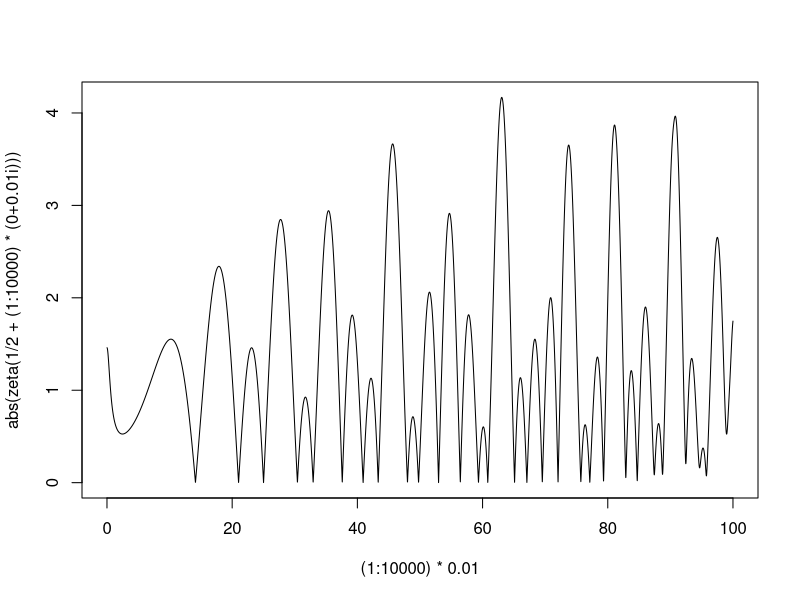

The R script that drew this image:
## ---- chunk 1
library(pracma)
zeta(2i)
zeta(1+1i)
zeta(-1+1i)
## ---- chunk 2
plot((1:10000)*0.01, abs(zeta(1/2 + (1:10000)*0.01i)),type='l')
